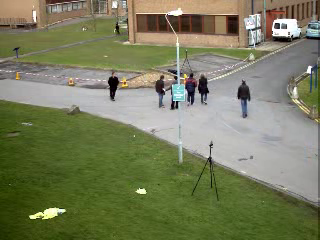
#> input picture frame 79 of Files/Video_003.avi, 320 x 240 px, given in place of vtest.avi, which was not available
$ python Exercicio15OpticalFlowDense.py
#> lines starting #> are read from the running program, lines starting #| are printed output that depends on the picture; pictures that were not available may be replaced by others from this repository, and a replacement may not be noted
import numpy as np
import cv2 as cv2
import argparse
import os

parser = argparse.ArgumentParser()
parser.add_argument('--input', type=str, help='Path to a video or a sequence of image.',
                    default=os.path.join('Files', 'vtest.avi'))
args = parser.parse_args()

cap = cv2.VideoCapture(args.input)
ret, frame1 = cap.read()
#> frame1 is the input picture: shape (240, 320, 3); mean B, G, R 92.9, 125, 120.9
prvs = cv2.cvtColor(frame1, cv2.COLOR_BGR2GRAY)
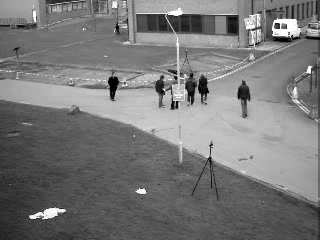
#> prvs: shape (240, 320); min 0, max 255, mean 120.1

while True:
    ret, frame2 = cap.read()
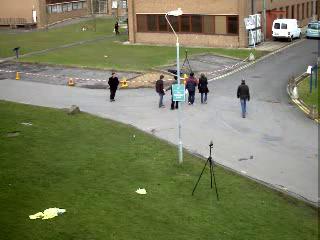
#> input picture frame 80 of Files/Video_003.avi, 320 x 240 px, given in place of vtest.avi, which was not available
#> frame2 is the input picture: shape (240, 320, 3); mean B, G, R 92.7, 124.9, 120.7
    if not ret:
        print('No frames grabbed!')
        break
    cv2.imshow('frame', frame2)

    next = cv2.cvtColor(frame2, cv2.COLOR_BGR2GRAY)
    flow = cv2.calcOpticalFlowFarneback(prev=prvs, next=next, flow=None,
                                        pyr_scale=0.25,  # 0.5,
                                        levels=1,  # 3,
                                        winsize=5,  # 15,
                                        iterations=1,  # 3,
                                        poly_n=5,
                                        poly_sigma=1.2,
                                        flags=0)
    # flow_abs = np.abs(flow[:, :, 0]) + np.abs(flow[:, :, 1])
    # flow_abs_norm = cv2.normalize(flow_abs, None, 0.0, 1.0, cv2.NORM_MINMAX)
    # cv2.imshow('flow_abs_norm', flow_abs_norm)
    flow_norm = np.sqrt(flow[:, :, 0] ** 2 + flow[:, :, 1] ** 2)
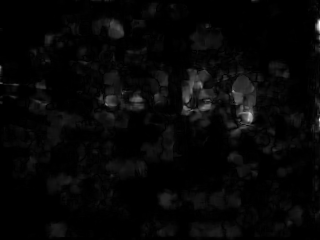
#> flow_norm: shape (240, 320) float32; min 0, max 3.5, mean 0.0975; drawn with min black and max white
    flow_norm_norm = cv2.normalize(flow_norm, None, 0.0, 1.0, cv2.NORM_MINMAX)
    cv2.imshow('flow_norm_norm', flow_norm_norm)

    k = cv2.waitKey(1) & 0xff
#> (key Esc is pressed here)
    if k == 27:
        break
    prvs = next

cv2.destroyAllWindows()

$ run again, starting later in the video
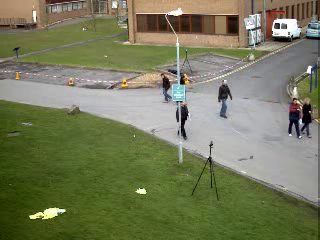
#> input picture frame 357 of Files/Video_003.avi, 320 x 240 px, given in place of vtest.avi, which was not available
#> frame1 is the input picture: shape (240, 320, 3); mean B, G, R 91.1, 122.7, 118.6
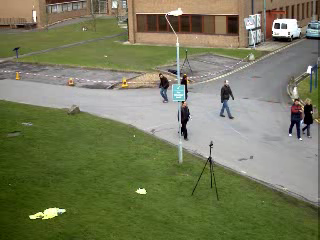
#> input picture frame 358 of Files/Video_003.avi, 320 x 240 px, given in place of vtest.avi, which was not available
#> frame2 is the input picture: shape (240, 320, 3); mean B, G, R 90.8, 122.6, 118.3
#> `flow_norm = np.sqrt(flow[:, :, 0] ** 2 + flow[:, :, 1] ** 2)`:
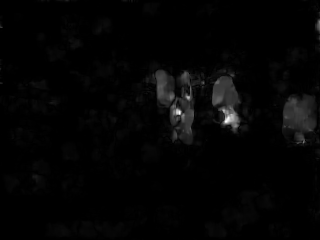
#> flow_norm: shape (240, 320) float32; min 5.75e-15, max 8.73, mean 0.167; drawn with min black and max white

$ run again, starting later in the video
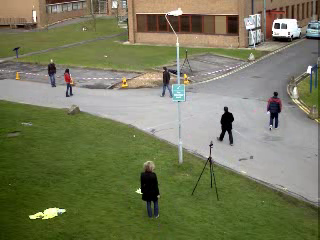
#> input picture frame 636 of Files/Video_003.avi, 320 x 240 px, given in place of vtest.avi, which was not available
#> frame1 is the input picture: shape (240, 320, 3); mean B, G, R 91.1, 122.1, 118.8
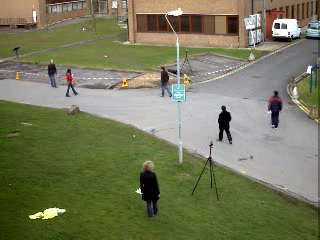
#> input picture frame 637 of Files/Video_003.avi, 320 x 240 px, given in place of vtest.avi, which was not available
#> frame2 is the input picture: shape (240, 320, 3); mean B, G, R 91.4, 122.2, 119
#> `flow_norm = np.sqrt(flow[:, :, 0] ** 2 + flow[:, :, 1] ** 2)`:
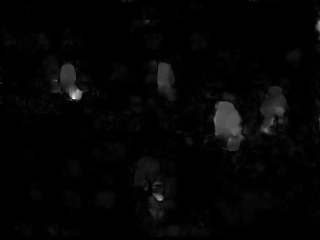
#> flow_norm: shape (240, 320) float32; min 6.63e-15, max 8.15, mean 0.159; drawn with min black and max white
